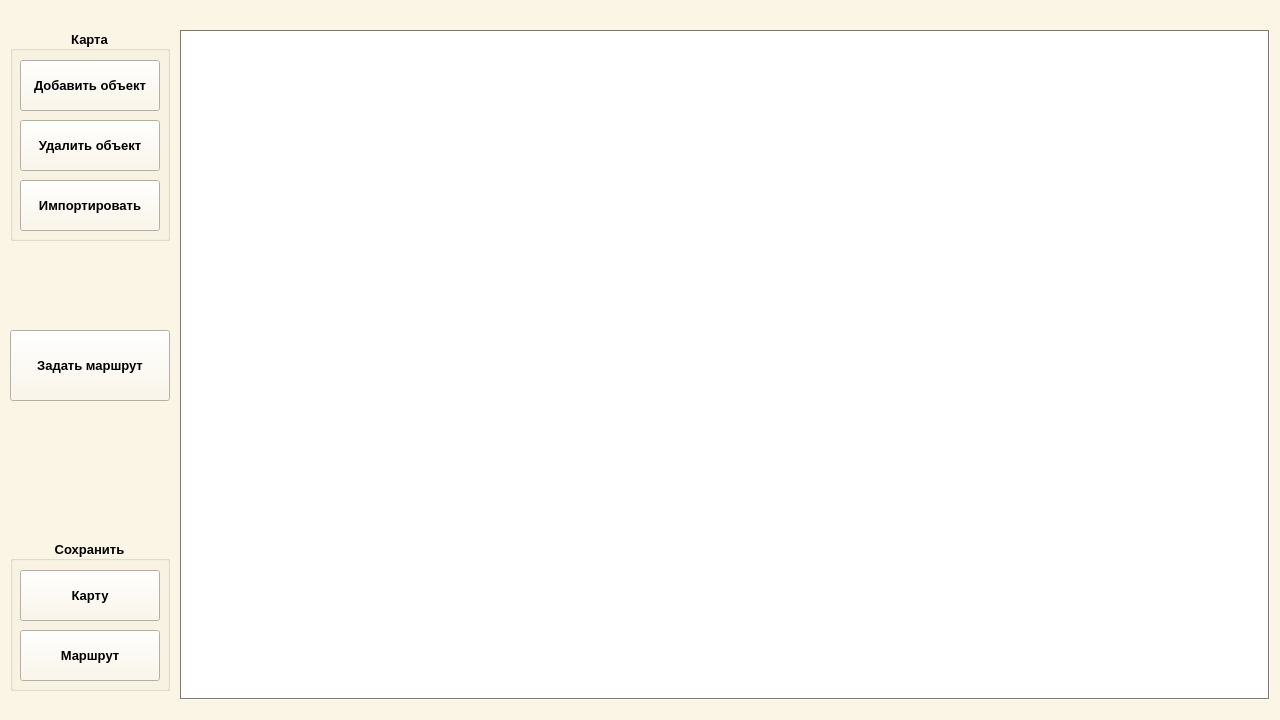
<?xml version="1.0" encoding="UTF-8"?>
<ui version="4.0">
 <class>MainWindow</class>
 <widget class="QMainWindow" name="MainWindow">
  <property name="enabled">
   <bool>true</bool>
  </property>
  <property name="geometry">
   <rect>
    <x>0</x>
    <y>0</y>
    <width>1280</width>
    <height>720</height>
   </rect>
  </property>
  <property name="sizePolicy">
   <sizepolicy hsizetype="Fixed" vsizetype="Fixed">
    <horstretch>0</horstretch>
    <verstretch>0</verstretch>
   </sizepolicy>
  </property>
  <property name="minimumSize">
   <size>
    <width>1280</width>
    <height>720</height>
   </size>
  </property>
  <property name="maximumSize">
   <size>
    <width>1280</width>
    <height>720</height>
   </size>
  </property>
  <property name="palette">
   <palette>
    <active>
     <colorrole role="WindowText">
      <brush brushstyle="SolidPattern">
       <color alpha="255">
        <red>0</red>
        <green>0</green>
        <blue>0</blue>
       </color>
      </brush>
     </colorrole>
     <colorrole role="Button">
      <brush brushstyle="SolidPattern">
       <color alpha="255">
        <red>251</red>
        <green>245</green>
        <blue>229</blue>
       </color>
      </brush>
     </colorrole>
     <colorrole role="Light">
      <brush brushstyle="SolidPattern">
       <color alpha="255">
        <red>255</red>
        <green>255</green>
        <blue>255</blue>
       </color>
      </brush>
     </colorrole>
     <colorrole role="Midlight">
      <brush brushstyle="SolidPattern">
       <color alpha="255">
        <red>253</red>
        <green>250</green>
        <blue>242</blue>
       </color>
      </brush>
     </colorrole>
     <colorrole role="Dark">
      <brush brushstyle="SolidPattern">
       <color alpha="255">
        <red>125</red>
        <green>122</green>
        <blue>114</blue>
       </color>
      </brush>
     </colorrole>
     <colorrole role="Mid">
      <brush brushstyle="SolidPattern">
       <color alpha="255">
        <red>167</red>
        <green>163</green>
        <blue>153</blue>
       </color>
      </brush>
     </colorrole>
     <colorrole role="Text">
      <brush brushstyle="SolidPattern">
       <color alpha="255">
        <red>0</red>
        <green>0</green>
        <blue>0</blue>
       </color>
      </brush>
     </colorrole>
     <colorrole role="BrightText">
      <brush brushstyle="SolidPattern">
       <color alpha="255">
        <red>255</red>
        <green>255</green>
        <blue>255</blue>
       </color>
      </brush>
     </colorrole>
     <colorrole role="ButtonText">
      <brush brushstyle="SolidPattern">
       <color alpha="255">
        <red>0</red>
        <green>0</green>
        <blue>0</blue>
       </color>
      </brush>
     </colorrole>
     <colorrole role="Base">
      <brush brushstyle="SolidPattern">
       <color alpha="255">
        <red>255</red>
        <green>255</green>
        <blue>255</blue>
       </color>
      </brush>
     </colorrole>
     <colorrole role="Window">
      <brush brushstyle="SolidPattern">
       <color alpha="255">
        <red>251</red>
        <green>245</green>
        <blue>229</blue>
       </color>
      </brush>
     </colorrole>
     <colorrole role="Shadow">
      <brush brushstyle="SolidPattern">
       <color alpha="255">
        <red>0</red>
        <green>0</green>
        <blue>0</blue>
       </color>
      </brush>
     </colorrole>
     <colorrole role="AlternateBase">
      <brush brushstyle="SolidPattern">
       <color alpha="255">
        <red>253</red>
        <green>250</green>
        <blue>242</blue>
       </color>
      </brush>
     </colorrole>
     <colorrole role="ToolTipBase">
      <brush brushstyle="SolidPattern">
       <color alpha="255">
        <red>255</red>
        <green>255</green>
        <blue>220</blue>
       </color>
      </brush>
     </colorrole>
     <colorrole role="ToolTipText">
      <brush brushstyle="SolidPattern">
       <color alpha="255">
        <red>0</red>
        <green>0</green>
        <blue>0</blue>
       </color>
      </brush>
     </colorrole>
     <colorrole role="PlaceholderText">
      <brush brushstyle="SolidPattern">
       <color alpha="127">
        <red>0</red>
        <green>0</green>
        <blue>0</blue>
       </color>
      </brush>
     </colorrole>
     <colorrole role="Accent">
      <brush brushstyle="SolidPattern">
       <color alpha="255">
        <red>255</red>
        <green>255</green>
        <blue>255</blue>
       </color>
      </brush>
     </colorrole>
    </active>
    <inactive>
     <colorrole role="WindowText">
      <brush brushstyle="SolidPattern">
       <color alpha="255">
        <red>0</red>
        <green>0</green>
        <blue>0</blue>
       </color>
      </brush>
     </colorrole>
     <colorrole role="Button">
      <brush brushstyle="SolidPattern">
       <color alpha="255">
        <red>251</red>
        <green>245</green>
        <blue>229</blue>
       </color>
      </brush>
     </colorrole>
     <colorrole role="Light">
      <brush brushstyle="SolidPattern">
       <color alpha="255">
        <red>255</red>
        <green>255</green>
        <blue>255</blue>
       </color>
      </brush>
     </colorrole>
     <colorrole role="Midlight">
      <brush brushstyle="SolidPattern">
       <color alpha="255">
        <red>253</red>
        <green>250</green>
        <blue>242</blue>
       </color>
      </brush>
     </colorrole>
     <colorrole role="Dark">
      <brush brushstyle="SolidPattern">
       <color alpha="255">
        <red>125</red>
        <green>122</green>
        <blue>114</blue>
       </color>
      </brush>
     </colorrole>
     <colorrole role="Mid">
      <brush brushstyle="SolidPattern">
       <color alpha="255">
        <red>167</red>
        <green>163</green>
        <blue>153</blue>
       </color>
      </brush>
     </colorrole>
     <colorrole role="Text">
      <brush brushstyle="SolidPattern">
       <color alpha="255">
        <red>0</red>
        <green>0</green>
        <blue>0</blue>
       </color>
      </brush>
     </colorrole>
     <colorrole role="BrightText">
      <brush brushstyle="SolidPattern">
       <color alpha="255">
        <red>255</red>
        <green>255</green>
        <blue>255</blue>
       </color>
      </brush>
     </colorrole>
     <colorrole role="ButtonText">
      <brush brushstyle="SolidPattern">
       <color alpha="255">
        <red>0</red>
        <green>0</green>
        <blue>0</blue>
       </color>
      </brush>
     </colorrole>
     <colorrole role="Base">
      <brush brushstyle="SolidPattern">
       <color alpha="255">
        <red>255</red>
        <green>255</green>
        <blue>255</blue>
       </color>
      </brush>
     </colorrole>
     <colorrole role="Window">
      <brush brushstyle="SolidPattern">
       <color alpha="255">
        <red>251</red>
        <green>245</green>
        <blue>229</blue>
       </color>
      </brush>
     </colorrole>
     <colorrole role="Shadow">
      <brush brushstyle="SolidPattern">
       <color alpha="255">
        <red>0</red>
        <green>0</green>
        <blue>0</blue>
       </color>
      </brush>
     </colorrole>
     <colorrole role="AlternateBase">
      <brush brushstyle="SolidPattern">
       <color alpha="255">
        <red>253</red>
        <green>250</green>
        <blue>242</blue>
       </color>
      </brush>
     </colorrole>
     <colorrole role="ToolTipBase">
      <brush brushstyle="SolidPattern">
       <color alpha="255">
        <red>255</red>
        <green>255</green>
        <blue>220</blue>
       </color>
      </brush>
     </colorrole>
     <colorrole role="ToolTipText">
      <brush brushstyle="SolidPattern">
       <color alpha="255">
        <red>0</red>
        <green>0</green>
        <blue>0</blue>
       </color>
      </brush>
     </colorrole>
     <colorrole role="PlaceholderText">
      <brush brushstyle="SolidPattern">
       <color alpha="127">
        <red>0</red>
        <green>0</green>
        <blue>0</blue>
       </color>
      </brush>
     </colorrole>
     <colorrole role="Accent">
      <brush brushstyle="SolidPattern">
       <color alpha="255">
        <red>255</red>
        <green>255</green>
        <blue>255</blue>
       </color>
      </brush>
     </colorrole>
    </inactive>
    <disabled>
     <colorrole role="WindowText">
      <brush brushstyle="SolidPattern">
       <color alpha="255">
        <red>125</red>
        <green>122</green>
        <blue>114</blue>
       </color>
      </brush>
     </colorrole>
     <colorrole role="Button">
      <brush brushstyle="SolidPattern">
       <color alpha="255">
        <red>251</red>
        <green>245</green>
        <blue>229</blue>
       </color>
      </brush>
     </colorrole>
     <colorrole role="Light">
      <brush brushstyle="SolidPattern">
       <color alpha="255">
        <red>255</red>
        <green>255</green>
        <blue>255</blue>
       </color>
      </brush>
     </colorrole>
     <colorrole role="Midlight">
      <brush brushstyle="SolidPattern">
       <color alpha="255">
        <red>253</red>
        <green>250</green>
        <blue>242</blue>
       </color>
      </brush>
     </colorrole>
     <colorrole role="Dark">
      <brush brushstyle="SolidPattern">
       <color alpha="255">
        <red>125</red>
        <green>122</green>
        <blue>114</blue>
       </color>
      </brush>
     </colorrole>
     <colorrole role="Mid">
      <brush brushstyle="SolidPattern">
       <color alpha="255">
        <red>167</red>
        <green>163</green>
        <blue>153</blue>
       </color>
      </brush>
     </colorrole>
     <colorrole role="Text">
      <brush brushstyle="SolidPattern">
       <color alpha="255">
        <red>125</red>
        <green>122</green>
        <blue>114</blue>
       </color>
      </brush>
     </colorrole>
     <colorrole role="BrightText">
      <brush brushstyle="SolidPattern">
       <color alpha="255">
        <red>255</red>
        <green>255</green>
        <blue>255</blue>
       </color>
      </brush>
     </colorrole>
     <colorrole role="ButtonText">
      <brush brushstyle="SolidPattern">
       <color alpha="255">
        <red>125</red>
        <green>122</green>
        <blue>114</blue>
       </color>
      </brush>
     </colorrole>
     <colorrole role="Base">
      <brush brushstyle="SolidPattern">
       <color alpha="255">
        <red>251</red>
        <green>245</green>
        <blue>229</blue>
       </color>
      </brush>
     </colorrole>
     <colorrole role="Window">
      <brush brushstyle="SolidPattern">
       <color alpha="255">
        <red>251</red>
        <green>245</green>
        <blue>229</blue>
       </color>
      </brush>
     </colorrole>
     <colorrole role="Shadow">
      <brush brushstyle="SolidPattern">
       <color alpha="255">
        <red>0</red>
        <green>0</green>
        <blue>0</blue>
       </color>
      </brush>
     </colorrole>
     <colorrole role="AlternateBase">
      <brush brushstyle="SolidPattern">
       <color alpha="255">
        <red>251</red>
        <green>245</green>
        <blue>229</blue>
       </color>
      </brush>
     </colorrole>
     <colorrole role="ToolTipBase">
      <brush brushstyle="SolidPattern">
       <color alpha="255">
        <red>255</red>
        <green>255</green>
        <blue>220</blue>
       </color>
      </brush>
     </colorrole>
     <colorrole role="ToolTipText">
      <brush brushstyle="SolidPattern">
       <color alpha="255">
        <red>0</red>
        <green>0</green>
        <blue>0</blue>
       </color>
      </brush>
     </colorrole>
     <colorrole role="PlaceholderText">
      <brush brushstyle="SolidPattern">
       <color alpha="127">
        <red>125</red>
        <green>122</green>
        <blue>114</blue>
       </color>
      </brush>
     </colorrole>
     <colorrole role="Accent">
      <brush brushstyle="SolidPattern">
       <color alpha="255">
        <red>255</red>
        <green>255</green>
        <blue>255</blue>
       </color>
      </brush>
     </colorrole>
    </disabled>
   </palette>
  </property>
  <property name="contextMenuPolicy">
   <enum>Qt::ContextMenuPolicy::NoContextMenu</enum>
  </property>
  <property name="windowTitle">
   <string>Поиск маршрута на карте</string>
  </property>
  <widget class="QWidget" name="centralwidget">
   <property name="enabled">
    <bool>true</bool>
   </property>
   <property name="sizePolicy">
    <sizepolicy hsizetype="Fixed" vsizetype="Fixed">
     <horstretch>0</horstretch>
     <verstretch>0</verstretch>
    </sizepolicy>
   </property>
   <property name="maximumSize">
    <size>
     <width>1280</width>
     <height>720</height>
    </size>
   </property>
   <widget class="QGraphicsView" name="map_box">
    <property name="geometry">
     <rect>
      <x>180</x>
      <y>30</y>
      <width>1090</width>
      <height>670</height>
     </rect>
    </property>
    <property name="sizePolicy">
     <sizepolicy hsizetype="Fixed" vsizetype="Fixed">
      <horstretch>0</horstretch>
      <verstretch>0</verstretch>
     </sizepolicy>
    </property>
    <property name="minimumSize">
     <size>
      <width>1090</width>
      <height>670</height>
     </size>
    </property>
    <property name="maximumSize">
     <size>
      <width>1090</width>
      <height>670</height>
     </size>
    </property>
    <property name="frameShape">
     <enum>QFrame::Shape::Box</enum>
    </property>
   </widget>
   <widget class="QPushButton" name="createPath_but">
    <property name="geometry">
     <rect>
      <x>10</x>
      <y>330</y>
      <width>160</width>
      <height>71</height>
     </rect>
    </property>
    <property name="font">
     <font>
      <family>Arial</family>
      <pointsize>10</pointsize>
      <bold>true</bold>
     </font>
    </property>
    <property name="text">
     <string>Задать маршрут</string>
    </property>
    <property name="icon">
     <iconset>
      <selectedon>:/finish(1).png</selectedon>
     </iconset>
    </property>
    <property name="checkable">
     <bool>false</bool>
    </property>
    <property name="autoDefault">
     <bool>false</bool>
    </property>
   </widget>
   <widget class="QGroupBox" name="mapEdit_box">
    <property name="geometry">
     <rect>
      <x>10</x>
      <y>30</y>
      <width>160</width>
      <height>211</height>
     </rect>
    </property>
    <property name="font">
     <font>
      <family>Arial</family>
      <pointsize>10</pointsize>
      <italic>false</italic>
      <bold>true</bold>
      <underline>false</underline>
      <kerning>true</kerning>
     </font>
    </property>
    <property name="title">
     <string>Карта</string>
    </property>
    <property name="alignment">
     <set>Qt::AlignmentFlag::AlignCenter</set>
    </property>
    <property name="flat">
     <bool>false</bool>
    </property>
    <widget class="QPushButton" name="addObj_but">
     <property name="geometry">
      <rect>
       <x>10</x>
       <y>30</y>
       <width>140</width>
       <height>51</height>
      </rect>
     </property>
     <property name="text">
      <string>Добавить объект</string>
     </property>
    </widget>
    <widget class="QPushButton" name="delObj_but">
     <property name="geometry">
      <rect>
       <x>10</x>
       <y>90</y>
       <width>140</width>
       <height>51</height>
      </rect>
     </property>
     <property name="text">
      <string>Удалить объект</string>
     </property>
    </widget>
    <widget class="QPushButton" name="imp_but">
     <property name="geometry">
      <rect>
       <x>10</x>
       <y>150</y>
       <width>140</width>
       <height>51</height>
      </rect>
     </property>
     <property name="text">
      <string>Импортировать</string>
     </property>
    </widget>
   </widget>
   <widget class="QGroupBox" name="save_box">
    <property name="geometry">
     <rect>
      <x>10</x>
      <y>540</y>
      <width>160</width>
      <height>151</height>
     </rect>
    </property>
    <property name="font">
     <font>
      <family>Arial</family>
      <pointsize>10</pointsize>
      <bold>true</bold>
     </font>
    </property>
    <property name="title">
     <string>Сохранить</string>
    </property>
    <property name="alignment">
     <set>Qt::AlignmentFlag::AlignCenter</set>
    </property>
    <widget class="QPushButton" name="saveMap_but">
     <property name="geometry">
      <rect>
       <x>10</x>
       <y>30</y>
       <width>140</width>
       <height>51</height>
      </rect>
     </property>
     <property name="text">
      <string>Карту</string>
     </property>
    </widget>
    <widget class="QPushButton" name="savePath_but">
     <property name="geometry">
      <rect>
       <x>10</x>
       <y>90</y>
       <width>140</width>
       <height>51</height>
      </rect>
     </property>
     <property name="text">
      <string>Маршрут</string>
     </property>
    </widget>
   </widget>
  </widget>
 </widget>
 <resources/>
 <connections/>
</ui>
